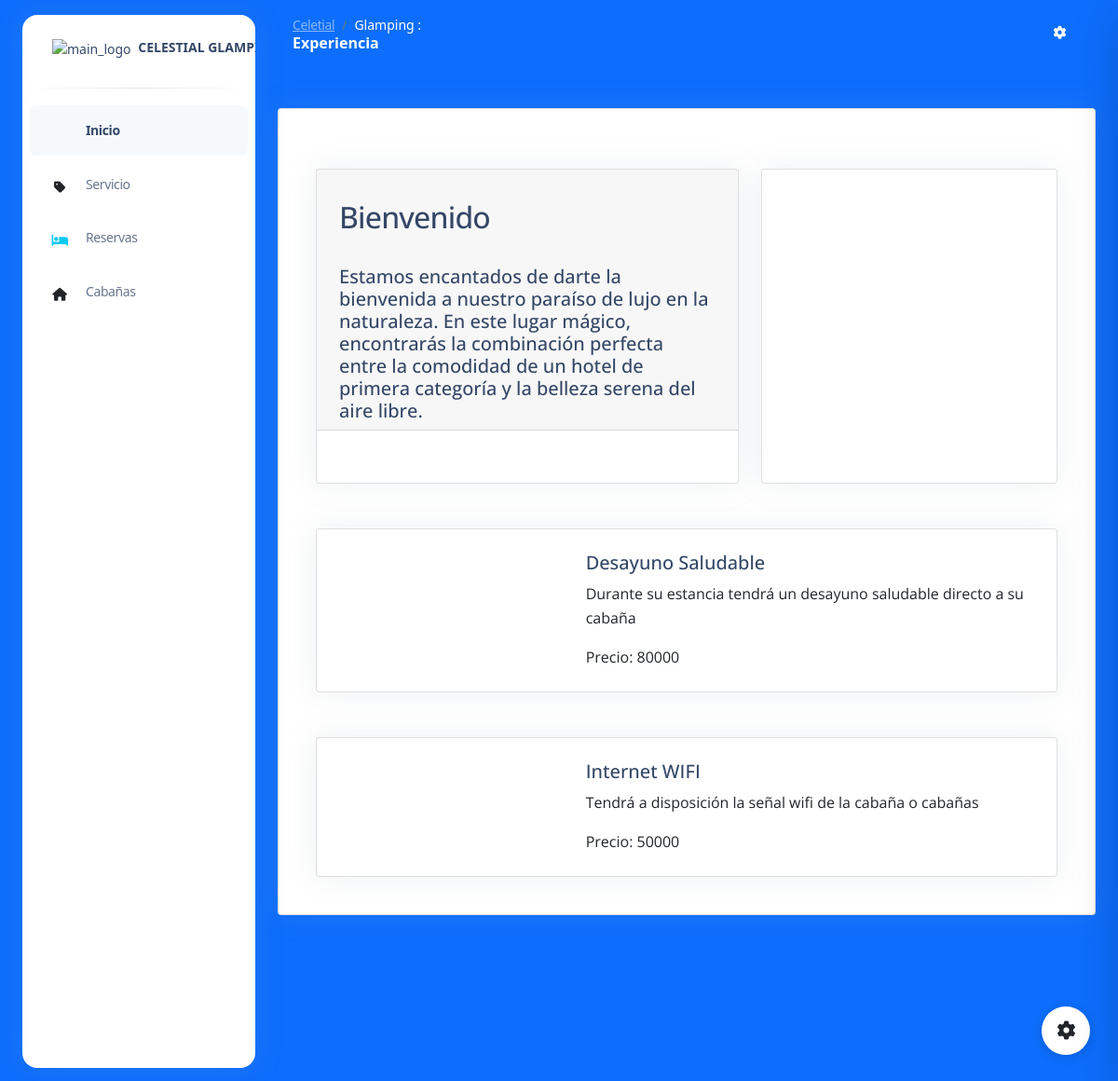
Page /Dashaboar/ on the committed database.
### services/models.py (models this page shows, shortened)
class Service(models.Model):
    image = models.ImageField(upload_to='static/services_images', null=True)
    name = models.CharField(max_length=255)
    price = models.IntegerField()
    description = models.CharField(max_length=255)
    status = models.BooleanField(default=True)

### proyecto_f/views.py (the view)
# urls.py: path('Dashaboar/', views.index, name='index'),
def index(request):
    usuario = request.user
    total_payments = Payment.objects.all().aggregate(total=models.Sum('value'))['total'] or 0
    total_reservations = Reservation.objects.filter(rstatu='En ejecución').count()
    costumers = Costumer.objects.filter(status=True).count()
    lodgings = Lodging.objects.all()
    services = Service.objects.all()
    reservations = Reservation.objects.all().order_by('-price')[:5]
    payments = Payment.objects.all().order_by('-value')[:5]
    context = {'usuario': usuario,
               'total_payments': total_payments,
               'total_reservations': total_reservations ,
               'costumers' : costumers ,
               'lodgings' : lodgings ,
               'services' : services,
               'reservations' : reservations,
               'payments' : payments, }
    return render(request, 'index.html', context)

### templates/index.html (shortened to what this page needs)
{% extends 'base.html' %}
{% block content %}
{% load static %}
<div class="container-fluid py-4">
    {% if not request.user.is_superuser %}
    <div class="row mt-4 rounded ">
      <div class="col-lg-7 mb-lg-0 mb-4">
        <div class="card z-index-2 h-100">
          <div class="card-header pb-0 pt-3">
            <h2 class="text-capitalize mt-3">Bienvenido  {{ usuario.first_name}}</h2>
            <br>
          <div class="d-flex flex-wrap  ">
            <h5>Estamos encantados de darte la bienvenida a nuestro paraíso de lujo en la naturaleza. En este lugar mágico, encontrarás la combinación perfecta entre la comodidad de un hotel de primera categoría y la belleza serena del aire libre.</h5>
          </div>
          </div>
          <div class="card-body">
          </div>
        </div>
      </div>
      <div class="col-lg-5">
        <div class="card card-carousel overflow-hidden h-100 p-0">
          <div id="carouselExampleCaptions" class="carousel slide h-100" data-bs-ride="carousel">
            <div class="carousel-inner border-radius-lg h-100">
              <div class="carousel-item h-100 active" style="background-image: url('/static/img/carousel-1.jpg');
      background-size: cover;">
                <div class="carousel-caption d-none d-md-block bottom-0 text-start start-0 ms-5">
                  <div class="icon icon-shape icon-sm bg-white text-center border-radius-md mb-3">
                    <i class="ni ni-camera-compact text-dark opacity-10"></i>
                  </div>
                  <h5 class="text-white mb-1">Sigamos</h5>
                  <p>Mañana sera mejor</p>
                </div>
              </div>
            </div>
            <button class="carousel-control-prev w-5 me-3" type="button" data-bs-target="#carouselExampleCaptions" data-bs-slide="prev">
              <span class="carousel-control-prev-icon" aria-hidden="true"></span>
            </button>
            <button class="carousel-control-next w-5 me-3" type="button" data-bs-target="#carouselExampleCaptions" data-bs-slide="next">
              <span class="carousel-control-next-icon" aria-hidden="true"></span>
            </button>
          </div>
        </div>
      </div>
      {%  endif  %}
    </div>
    {% if not request.user.is_superuser %}
      {% for service in services %}
      <div class="card  mt-5">
        <div class="row g-0">
          <div class="col-md-4">
          </div>
          <div class="col-md-8">
            <div class="card-body">
              <h5 class="card-title">{{ service.name }}</h5>
              <p class="card-text">{{ service.description }}</p>
              <p class="card-text">Precio: {{ service.price }}</p>
            </div>
          </div>
        </div>
      </div>
      {% endfor %}
    {% endif %}
  </div>
    </div>
  </div>
</main>
{%endblock%}

### static/css/nucleo-svg.css (style rules this page uses)
.icon { display: inline-block; color: #111111; height: 1em; width: 1em; }
.icon-sm { height: 0.8em; width: 0.8em; }
.icon { fill: currentColor; stroke: none; }

### rows in the picture
Service: name "Desayuno Saludable", description "Durante su estancia tendrá un desayuno saludable directo a su cabaña", price "80000"
Service: name "Internet WIFI", description "Tendrá a disposición la señal wifi de la cabaña o cabañas", price "50000"
